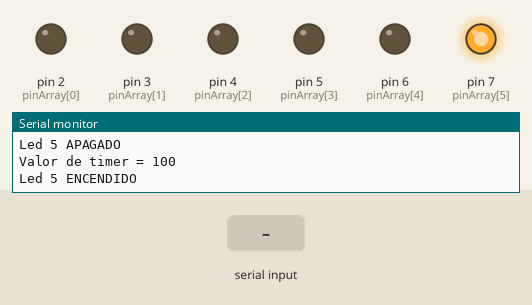
Simulated run of this sketch. Board: Arduino Uno, built with avr-gcc and run on an emulated ATmega328P. On the bench: output pins drawn as LEDs (lit = HIGH), the last lines printed to the serial monitor. Dashed ring = blinking. The test bench sets the inputs (shaded band).

Above: at 1.25 s.
1.3 s: "30,150\n" received over Serial
At 1.61 s:
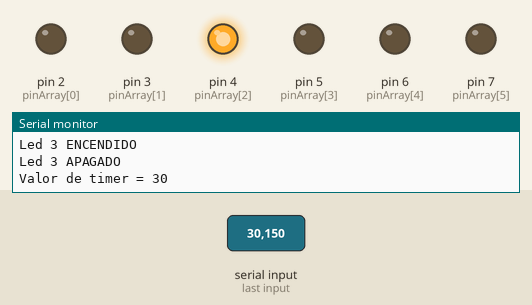
4.3 s: "90,45\n" received over Serial
At 5.31 s:
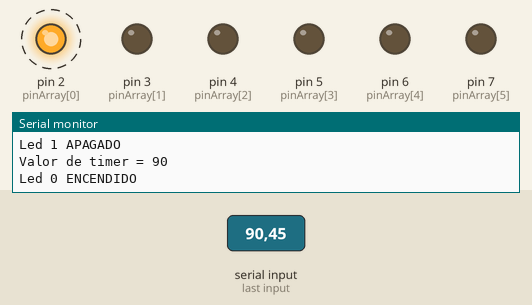
7.3 s: "5\n" received over Serial
At 7.41 s:
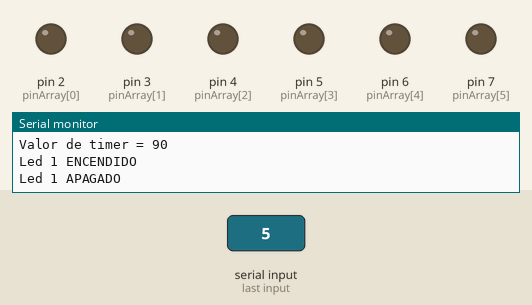
Timing chart, 0 to 16.3 s (numbered marks = the images above; inputs shaded):
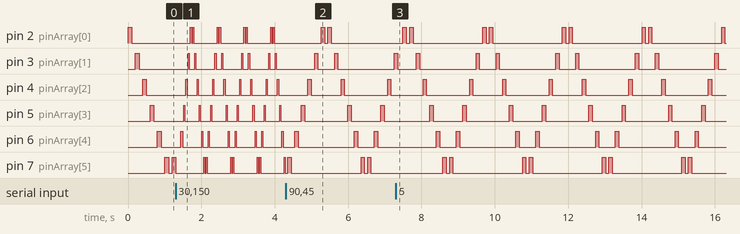

The sketch:

Ejercicio17-CocheFantastico_4.ino
```cpp
/* Knight Rider 4
   --------------

   Based on Knight Rider 2 but change timer received by serial port

*/

int pinArray[] = {2, 3, 4, 5, 6, 7};
int count = 0;
int timer = 100;

void setup() {

  Serial.begin(9600);
  for (count = 0; count < 6; count++) {
    pinMode(pinArray[count], OUTPUT);
  }
}

void loop() {
  for (count = 0; count < 6; count++) {
    if (Serial.available()) timer = lee_timer();
    Serial.println("Valor de timer = " + String(timer));
    digitalWrite(pinArray[count], HIGH);
    Serial.println("Led " + String(count) + " ENCENDIDO");
    delay(timer);
    digitalWrite(pinArray[count], LOW);
    Serial.println("Led " + String(count) + " APAGADO");
    delay(timer);
  }
  for (count = 5; count >= 0; count--) {
    if (Serial.available()) timer = lee_timer();
    Serial.println("Valor de timer = " + String(timer));
    digitalWrite(pinArray[count], HIGH);
    Serial.println("Led " + String(count) + " ENCENDIDO");
    delay(timer);
    digitalWrite(pinArray[count], LOW);
    Serial.println("Led " + String(count) + " APAGADO");
    delay(timer);
  }
}

int lee_timer() {
  String cadena_Leida = "";
  do {
    char caracter_leido = Serial.read();
    cadena_Leida += caracter_leido;
    delay(5);
  }  while (Serial.available() > 0);

  int nuevo_timer = cadena_Leida.toInt();

  if (nuevo_timer >= 10 && nuevo_timer <= 500) {
    Serial.println("Nuevo timer establecido a " + cadena_Leida + "segundos");
    return nuevo_timer;
  }
  else {
    Serial.println("El valor del timer debe estar entre 10 y 500 ms, introduce un valor correcto");
    return timer;
  }
}
```

Measured:
- by itself, pin 2 (pinArray[0]), pin 7 (pinArray[5]): repeats every 2.2 s: LOW 0.09 s, HIGH 0.09 s, LOW 1.9 s, HIGH 0.09 s
- by itself, pin 3 (pinArray[1]): repeats every 2.2 s: HIGH 0.09 s, LOW 1.5 s, HIGH 0.09 s, LOW 0.45 s
- by itself, pin 4 (pinArray[2]): repeats every 2.2 s: LOW 1.2 s, HIGH 0.09 s, LOW 0.81 s, HIGH 0.09 s
- by itself, pin 5 (pinArray[3]): repeats every 2.2 s: LOW 0.81 s, HIGH 0.09 s, LOW 1.2 s, HIGH 0.09 s
- by itself, pin 6 (pinArray[4]): repeats every 2.2 s: LOW 0.45 s, HIGH 0.09 s, LOW 1.5 s, HIGH 0.09 s
